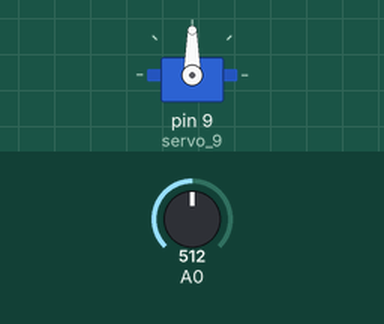
Simulated run of this sketch. Board: Arduino Uno, built with avr-gcc and run on an emulated ATmega328P. On the bench: servo. Inputs (shaded band) come from the test bench; at power-on: A0 = 512. What the sketch prints to the serial monitor is not drawn.

Above: at 1.2 s.
1.3 s: A0 set to 716
At 1.7 s:
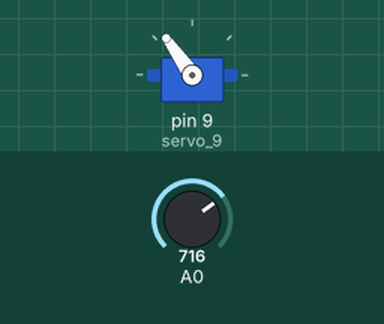
2.8 s: A0 set to 900
At 3.9 s:
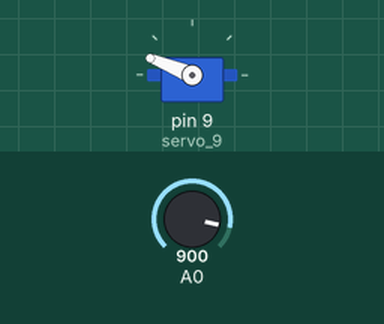
4.3 s: A0 set to 1023
At 5.0 s:
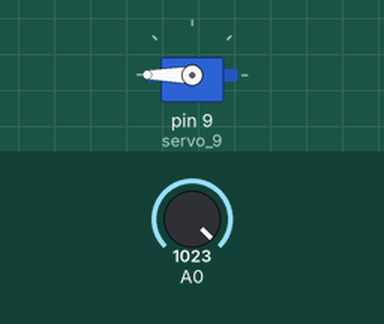
5.8 s: A0 set to 306
At 6.1 s:
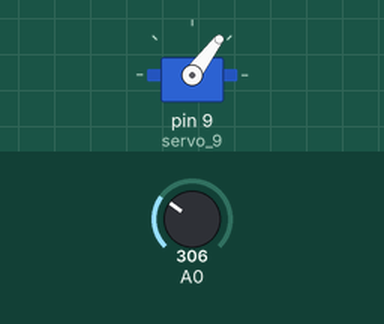
7.3 s: A0 set to 122
At 8.3 s:
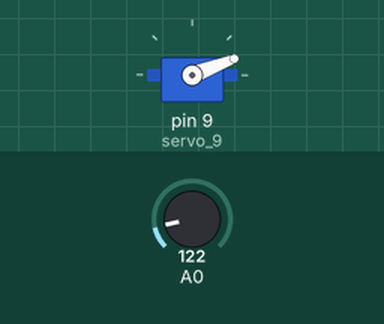
8.8 s: A0 set to 0
At 9.6 s:
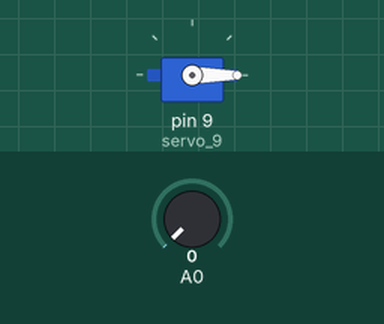
Timing chart, 0 to 11.3 s (numbered marks = the images above; inputs shaded):
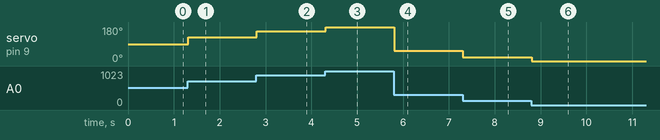

Measured:
- after the input at 1.3 s, servo on pin 9 (servo_9): 90° → 125° at once
- after the input at 2.8 s, servo on pin 9 (servo_9): 125° → 158° at once
- after the input at 4.3 s, servo on pin 9 (servo_9): 158° → 180° at once
- after the input at 5.8 s, servo on pin 9 (servo_9): 180° → 53° at once
- after the input at 7.3 s, servo on pin 9 (servo_9): 53° → 21° at once
- after the input at 8.8 s, servo on pin 9 (servo_9): 21° → 0° at once

The sketch:

Servo_cont.ino
```cpp
#include <Servo.h>

int pos = 0;
int value = 0;

Servo servo_9;

void setup()
{
  Serial.begin(9600);
  servo_9.attach(9, 500, 2500);
}
void loop()
{
  value = analogRead(A0);
  Serial.println(value);
  pos = map(value,0,1023,0,180);
  servo_9.write(pos);
  Serial.println(pos);
}
```
